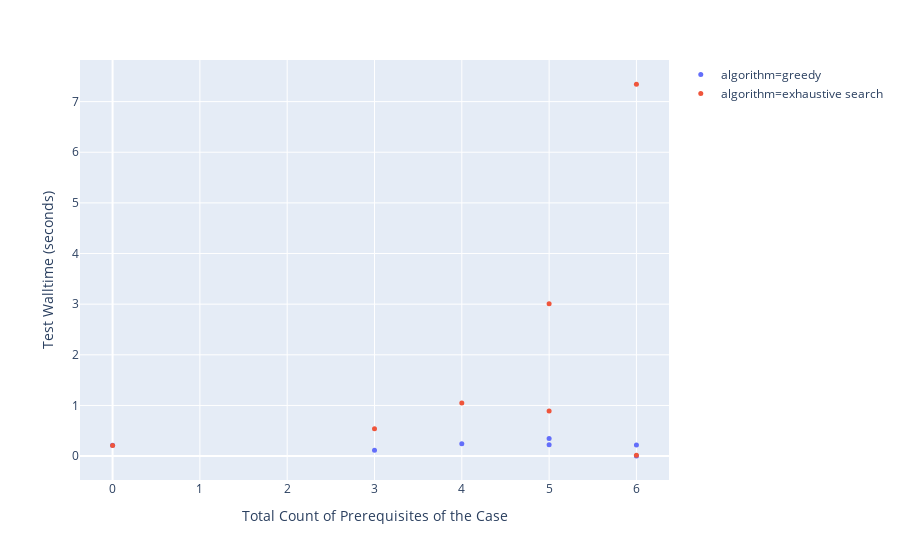

Notebook source saved alongside this figure:
### Code cell
fig = px.scatter(df, x='edges', y='time', color='algorithm',
                labels={
                     "time": "Test Walltime (seconds)",
                     "edges": "Total Count of Prerequisites of the Case"
                 })
fig.update_traces(marker=dict(size=5))
fig.show()

### Figure 1 — Plotly figure (JSON) as saved in the notebook; plotly's stock layout.template omitted (floating-point values rounded to 4 significant figures)
{"data": [{"hoverlabel": {"namelength": 0}, "hovertemplate": "algorithm=greedy<br>Total Count of Prerequisites of the Case=%{x}<br>Test Walltime (seconds)=%{y}", "legendgroup": "algorithm=greedy", "marker": {"color": "#636efa", "size": 5, "symbol": "circle"}, "mode": "markers", "name": "algorithm=greedy", "showlegend": true, "type": "scatter", "x": [0, 6, 5, 4, 6, 5, 3], "xaxis": "x", "y": [0.215, 0.004558, 0.3497, 0.2444, 0.22, 0.2242, 0.1149], "yaxis": "y"}, {"hoverlabel": {"namelength": 0}, "hovertemplate": "algorithm=exhaustive search<br>Total Count of Prerequisites of the Case=%{x}<br>Test Walltime (seconds)=%{y}", "legendgroup": "algorithm=exhaustive search", "marker": {"color": "#EF553B", "size": 5, "symbol": "circle"}, "mode": "markers", "name": "algorithm=exhaustive search", "showlegend": true, "type": "scatter", "x": [0, 6, 5, 4, 6, 5, 3], "xaxis": "x", "y": [0.2103, 0.01539, 3.009, 1.047, 7.345, 0.891, 0.5397], "yaxis": "y"}], "layout": {"legend": {"tracegroupgap": 0}, "margin": {"t": 60}, "xaxis": {"anchor": "y", "domain": [0, 1], "title": {"text": "Total Count of Prerequisites of the Case"}}, "yaxis": {"anchor": "x", "domain": [0, 1], "title": {"text": "Test Walltime (seconds)"}}}}
